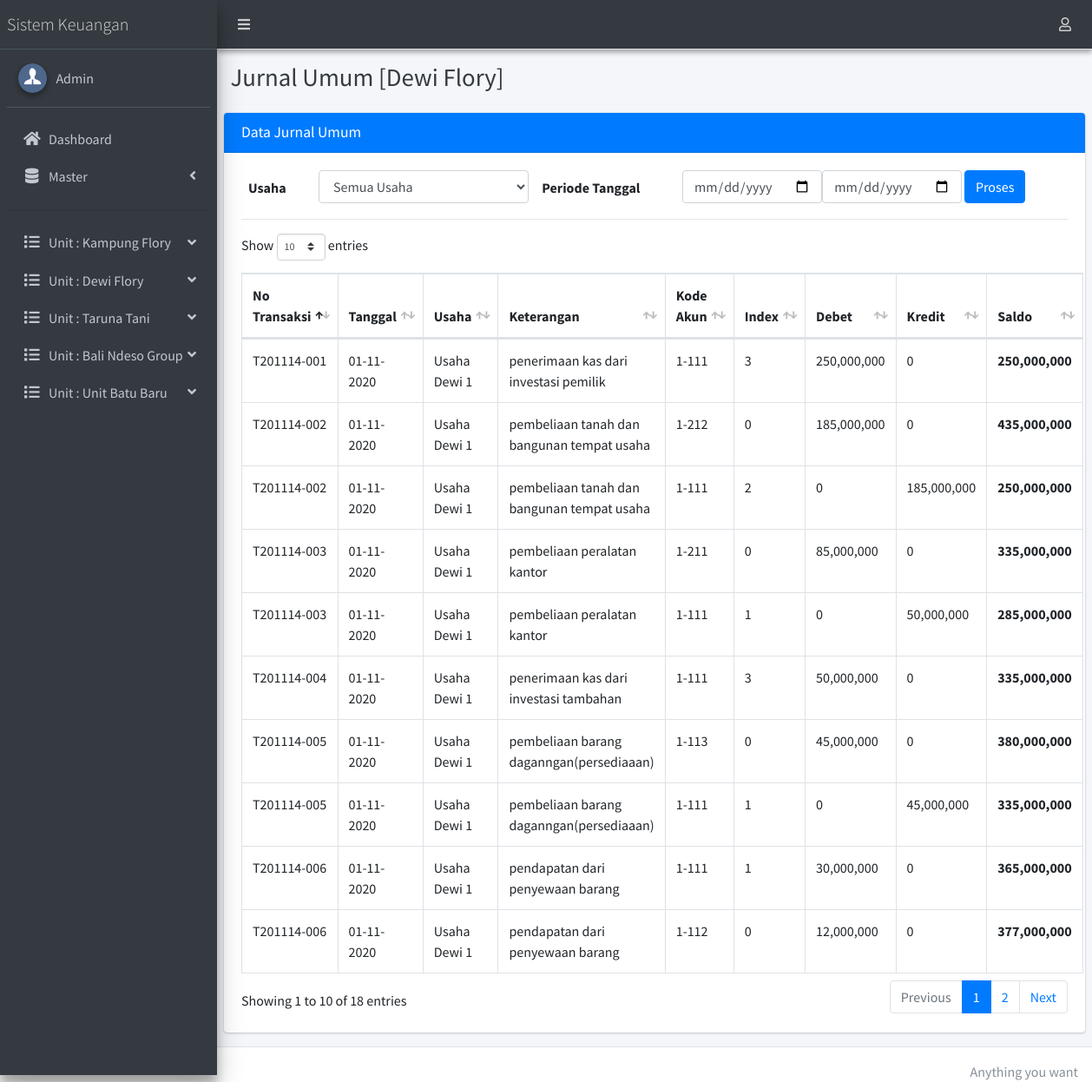
The page /si_pelaporan_keuangan/admin/index.php?hal=lap_jurnal_umum&id=2 (signed in) on the database its author committed.
### tables this page shows
CREATE TABLE `tb_unit` (
  `id_unit` int(11) NOT NULL,
  `nama_unit` varchar(30) DEFAULT NULL,
  `jenis_usaha` varchar(100) DEFAULT NULL
);

CREATE TABLE `tb_transaksi` (
  `id_jurnal` int(11) NOT NULL,
  `id_transaksi` char(14) DEFAULT NULL,
  `tanggal` date DEFAULT NULL,
  `id_kegiatan` int(11) DEFAULT NULL,
  `kode_akun` varchar(20) DEFAULT NULL,
  `id_index` varchar(20) DEFAULT NULL,
  `keterangan` varchar(255) DEFAULT NULL,
  `debet` int(11) DEFAULT NULL,
  `kredit` int(11) DEFAULT NULL
);

CREATE TABLE `tb_kegiatan` (
  `id_kegiatan` int(11) NOT NULL,
  `id_unit` int(11) NOT NULL,
  `nama_kegiatan` varchar(50) NOT NULL
);

### si_pelaporan_keuangan/setting/crud.php (called while the page is built, shortened)
<?php
    function caridata($conn,$qry){
    $row = $conn->query($qry)->fetch_array();
    return $row[0];
  }
?>

### si_pelaporan_keuangan/setting/tanggal.php (called while the page is built, shortened)
<?php
	function tgl_indo($tgl){
			$tgl		= date_create($tgl);
			$tanggal	= date_format($tgl,"d-m-Y");
			return $tanggal;
	}
?>

### si_pelaporan_keuangan/admin/lap_jurnal_umum.php (the view, shortened to what this page needs)
<div class="content-header">
  <div class="container-fluid">
    <div class="row mb-2">
      <div class="col-sm-12">
        <h1 class="m-0 text-dark">Jurnal Umum [<?=caridata($mysqli,"select nama_unit from tb_unit where id_unit='".$_GET['id']."'")?>]</h1>
      </div>
    </div>
  </div>
</div>
<section class="content">
  <div class="row">
    <div class="col-12">
      <div class="card card-primary">
        <div class="card-header">
          <h3 class="card-title primary">Data Jurnal Umum </h3>
        </div>
        <div class="card-body">
          <?php
          $id_unit=$_GET['id'];
          if(isset($_POST['par1'])){
            @$par1=$_POST['par1'];
            @$par2=$_POST['par2'];
            @$id_kegiatan=$_POST['id_kegiatan'];
            if($_POST['id_kegiatan']=='Semua')
              $where="where id_unit='$id_unit' and (tanggal between '$par1' and '$par2')";
            else
              $where="where id_kegiatan='$id_kegiatan' and (tanggal between '$par1' and '$par2')";
          }else{
            $par1="";
            $par2="";
            $where="where id_unit='$id_unit'";
          }
          ?>
          <form role="form" id="quickForm" action="?hal=lap_jurnal_umum&id=<?=$id_unit?>" method="post">
            <div class="form-group row">
              <label for="nama" class="col-1 m-2">Usaha</label>
              <select class="form-control select2 col-3" name="id_kegiatan">
                <option value="Semua">Semua Usaha</option>
              </select>
              <label  for="nama" class="col-2 m-2">Periode Tanggal</label>
              <input type="date" name="par1" class="form-control col-2" value="<?=@$par1?>" required="">
              <input type="date" name="par2" class="form-control col-2" value="<?=@$par2?>" required="">
              <div class="col-1">
                <input type="submit" name="proses" class="btn btn-primary" style="float: right" value="Proses">
              </div>
            </div>
          </form>
          <hr>
          <table id="example3" class="table table-bordered table-hover">
            <thead>
              <tr>
                <th>No Transaksi</th>
                <th>Tanggal</th>
                <th>Usaha</th>
                <th>Keterangan</th>
                <th>Kode Akun</th>
                <th>Index</th>
                <th>Debet</th>
                <th>Kredit</th>
                <th>Saldo</th>
              </tr>
            </thead>
            <tbody>
              <?php
              $saldo=0;
              $query      = "SELECT * from tb_transaksi join tb_kegiatan using(id_kegiatan) $where";
              $result     = $mysqli->query($query);
              $num_result = $result->num_rows;
              if ($num_result > 0) {
                while ($data = mysqli_fetch_assoc($result)) {
                  extract($data);
                  $saldo+=$debet;
                  $saldo-=$kredit;
                  ?>
                  <tr>
                    <td><?php echo $id_transaksi; ?></td>
                    <td><?php echo tgl_indo($tanggal); ?></td>
                    <td><?php echo $nama_kegiatan; ?></td>
                    <td><?php echo $keterangan; ?></td>
                    <td><?php echo $kode_akun; ?></td>
                    <td><?php echo $id_index; ?></td>
                    <td><?php echo number_format($debet,0); ?></td>
                    <td><?php echo number_format($kredit,0); ?></td>
                    <th><?php echo number_format($saldo,0); ?></th>
                  </tr>
                <?php }}?>
              </table>
            </div>
          </div>
        </div>
      </div>
    </section>

### si_pelaporan_keuangan/admin/index.php (shortened to what this page needs)
<?php
require_once '../setting/crud.php';
require_once '../setting/koneksi.php';
require_once '../setting/tanggal.php';
if(isset($_SESSION['admin'])){
  ?>
  <!DOCTYPE html>
<html lang="en">
<head>
  <link rel="stylesheet" href="../assets/plugins/fontawesome-free/css/all.min.css">
  <link rel="stylesheet" href="../assets/dist/css/adminlte.min.css">
  <link rel="stylesheet" href="../assets/plugins/datatables-bs4/css/dataTables.bootstrap4.css">
  <link rel="stylesheet" href="../assets/plugins/select2/css/select2.min.css">
  <link rel="stylesheet" href="../assets/plugins/select2-bootstrap4-theme/select2-bootstrap4.min.css">
  <link rel="stylesheet" href="../assets/plugins//sweetalert2/sweetalert2.min.css">
</head>
<body class="hold-transition sidebar-mini">
  <div class="wrapper">
    <nav class="main-header navbar navbar-expand navbar-dark elevation-2 navbar-light">
      <ul class="navbar-nav">
        <li class="nav-item">
          <a class="nav-link" data-widget="pushmenu" href="#"><i class="fas fa-bars"></i></a>
        </li>
      </ul>
      <ul class="navbar-nav ml-auto">
        <li class="nav-item dropdown">
          <a class="nav-link" data-toggle="dropdown" href="#">
            <i class="far fa-user"></i>
          </a>
        </li>
      </ul>
    </nav>
    <aside class="main-sidebar sidebar-dark-primary elevation-4">
      <a href="#" class="brand-link">
        <span class="brand-text font-weight-light">Sistem Keuangan</span>
      </a>
      <div class="sidebar">
        <div class="user-panel mt-3 pb-3 mb-3 d-flex">
          <div class="image">
            <img src="../assets/dist/img/user2-160x160.jpg" class="img-circle elevation-2" alt="User Image">
          </div>
          <div class="info">
            <a href="#" class="d-block">Admin</a>
          </div>
        </div>
        <nav class="mt-2">
          <ul class="nav nav-pills nav-sidebar flex-column" data-widget="treeview" role="menu" data-accordion="false">
           <?php include('_menu.php'); ?>
         </ul>
       </nav>
     </div>
   </aside>
   <div class="content-wrapper">
    <?php
    $hal = @$_GET['hal'];
    $modul = "";
    $default = $modul."beranda.php";
    if(!$hal){
      require_once "$default";
    }else{
      switch($hal){
        case $hal:
        if(is_file($modul.$hal.".php"))
        {
          require_once $modul.$hal.".php";
        }
        else
        {
          require_once "$default";
        }
        break;
      }
    }
    ?>
  </div>
  <footer class="main-footer">
    <div class="float-right d-none d-sm-inline">
      Anything you want
    </div>
  </footer>
</div>
</body>
</html>
<?php
}else{
  echo "<script>window.location='../index.php';</script>";
}
?>

### si_pelaporan_keuangan/admin/_menu.php (shortened to what this page needs)
<li class="nav-item">
	<a href="?hal=beranda" class="nav-link">
		<i class="nav-icon fas fa-home"></i>
		<p> Dashboard </p>
	</a>
</li>
<?php if($_SESSION['admin_status']=='Admin Transaksi'){ ?>
<li class="nav-item has-treeview">
	<a href="#" class="nav-link">
		<i class="nav-icon fas fa-database"></i>
		<p>
			Master
			<i class="fas fa-angle-left right"></i>
		</p>
	</a>
</li>
<?php } ?>
<li class="nav-item">
	<hr>
</li>
<?php
$query="SELECT * from tb_unit";
$result=$mysqli->query($query);
$num_result=$result->num_rows;
if ($num_result > 0 ) {
	while ($data=mysqli_fetch_assoc($result)) {
		extract($data);  ?>
		<li class="nav-item has-treeview">
			<a href="#" class="nav-link">
				<i class="nav-icon fas fa-list"></i>
				<p>
					Unit : <?=$nama_unit;?>
					<i class="fas fa-angle-down right"></i>
				</p>
			</a>
		</li>
		<?php } } ?>

### rows shown on the page
tb_unit: nama_unit "Kampung Flory"
tb_unit: nama_unit "Dewi Flory"
tb_unit: nama_unit "Taruna Tani"
tb_unit: nama_unit "Bali Ndeso Group"
tb_unit: nama_unit "Unit Batu Baru"
tb_transaksi: id_transaksi "T201114-001", tanggal "01-11-2020", id_kegiatan.nama_kegiatan "Usaha Dewi 1", keterangan "penerimaan kas dari investasi pemilik", kode_akun "1-111", id_index "3", debet "250,000,000", kredit "0", saldo "250,000,000"
tb_transaksi: id_transaksi "T201114-002", tanggal "01-11-2020", id_kegiatan.nama_kegiatan "Usaha Dewi 1", keterangan "pembeliaan tanah dan bangunan tempat usaha", kode_akun "1-212", id_index "0", debet "185,000,000", kredit "0", saldo "435,000,000"
tb_transaksi: id_transaksi "T201114-002", tanggal "01-11-2020", id_kegiatan.nama_kegiatan "Usaha Dewi 1", keterangan "pembeliaan tanah dan bangunan tempat usaha", kode_akun "1-111", id_index "2", debet "0", kredit "185,000,000", saldo "250,000,000"
tb_transaksi: id_transaksi "T201114-003", tanggal "01-11-2020", id_kegiatan.nama_kegiatan "Usaha Dewi 1", keterangan "pembeliaan peralatan kantor", kode_akun "1-211", id_index "0", debet "85,000,000", kredit "0", saldo "335,000,000"
tb_transaksi: id_transaksi "T201114-003", tanggal "01-11-2020", id_kegiatan.nama_kegiatan "Usaha Dewi 1", keterangan "pembeliaan peralatan kantor", kode_akun "1-111", id_index "1", debet "0", kredit "50,000,000", saldo "285,000,000"
tb_transaksi: id_transaksi "T201114-004", tanggal "01-11-2020", id_kegiatan.nama_kegiatan "Usaha Dewi 1", keterangan "penerimaan kas dari investasi tambahan", kode_akun "1-111", id_index "3", debet "50,000,000", kredit "0", saldo "335,000,000"
tb_transaksi: id_transaksi "T201114-005", tanggal "01-11-2020", id_kegiatan.nama_kegiatan "Usaha Dewi 1", keterangan "pembeliaan barang daganngan(persediaaan)", kode_akun "1-113", id_index "0", debet "45,000,000", kredit "0", saldo "380,000,000"
tb_transaksi: id_transaksi "T201114-005", tanggal "01-11-2020", id_kegiatan.nama_kegiatan "Usaha Dewi 1", keterangan "pembeliaan barang daganngan(persediaaan)", kode_akun "1-111", id_index "1", debet "0", kredit "45,000,000", saldo "335,000,000"
tb_transaksi: id_transaksi "T201114-006", tanggal "01-11-2020", id_kegiatan.nama_kegiatan "Usaha Dewi 1", keterangan "pendapatan dari penyewaan barang", kode_akun "1-111", id_index "1", debet "30,000,000", kredit "0", saldo "365,000,000"
tb_transaksi: id_transaksi "T201114-006", tanggal "01-11-2020", id_kegiatan.nama_kegiatan "Usaha Dewi 1", keterangan "pendapatan dari penyewaan barang", kode_akun "1-112", id_index "0", debet "12,000,000", kredit "0", saldo "377,000,000"
